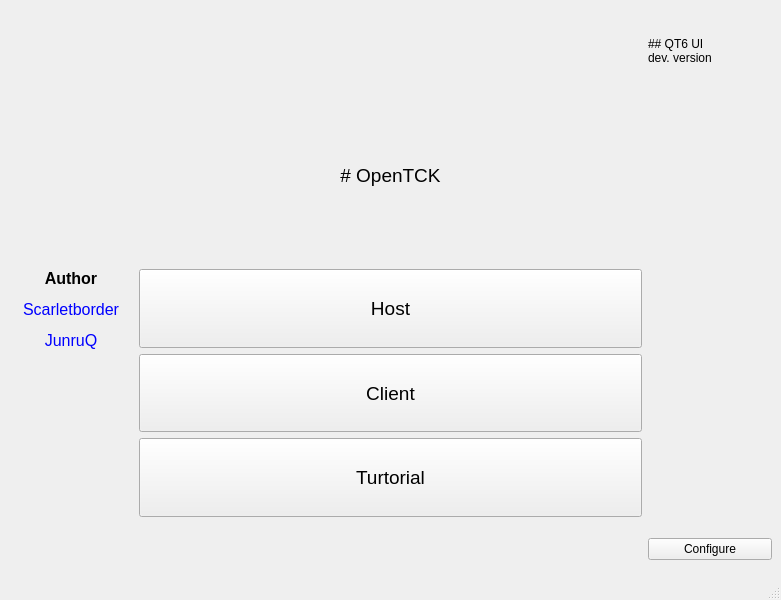
<?xml version="1.0" encoding="UTF-8"?>
<ui version="4.0">
 <class>MainWindow</class>
 <widget class="QMainWindow" name="MainWindow">
  <property name="geometry">
   <rect>
    <x>0</x>
    <y>0</y>
    <width>781</width>
    <height>600</height>
   </rect>
  </property>
  <property name="windowTitle">
   <string>OpenTCK</string>
  </property>
  <widget class="QWidget" name="centralwidget">
   <layout class="QGridLayout" name="gridLayout_2">
    <item row="0" column="0">
     <layout class="QGridLayout" name="gridLayout" rowstretch="1,2,2,1,0,0" columnstretch="1,2,2,1">
      <item row="5" column="2">
       <spacer name="verticalSpacer_2">
        <property name="orientation">
         <enum>Qt::Vertical</enum>
        </property>
        <property name="sizeHint" stdset="0">
         <size>
          <width>20</width>
          <height>40</height>
         </size>
        </property>
       </spacer>
      </item>
      <item row="1" column="1" rowspan="3" colspan="2">
       <layout class="QVBoxLayout" name="verticalLayout_3" stretch="2,3">
        <item>
         <layout class="QVBoxLayout" name="verticalLayout">
          <property name="leftMargin">
           <number>60</number>
          </property>
          <property name="rightMargin">
           <number>60</number>
          </property>
          <property name="bottomMargin">
           <number>10</number>
          </property>
          <item>
           <widget class="QLabel" name="Logo_Label">
            <property name="font">
             <font>
              <pointsize>14</pointsize>
             </font>
            </property>
            <property name="text">
             <string># OpenTCK</string>
            </property>
            <property name="textFormat">
             <enum>Qt::MarkdownText</enum>
            </property>
            <property name="alignment">
             <set>Qt::AlignCenter</set>
            </property>
           </widget>
          </item>
         </layout>
        </item>
        <item>
         <layout class="QVBoxLayout" name="verticalLayout_2" stretch="1,1,1">
          <item>
           <widget class="QPushButton" name="Host_btn">
            <property name="sizePolicy">
             <sizepolicy hsizetype="Expanding" vsizetype="Minimum">
              <horstretch>0</horstretch>
              <verstretch>0</verstretch>
             </sizepolicy>
            </property>
            <property name="font">
             <font>
              <pointsize>14</pointsize>
             </font>
            </property>
            <property name="text">
             <string>Host</string>
            </property>
            <property name="autoRepeat">
             <bool>false</bool>
            </property>
           </widget>
          </item>
          <item>
           <widget class="QPushButton" name="Client_btn">
            <property name="sizePolicy">
             <sizepolicy hsizetype="Expanding" vsizetype="Minimum">
              <horstretch>0</horstretch>
              <verstretch>0</verstretch>
             </sizepolicy>
            </property>
            <property name="font">
             <font>
              <pointsize>14</pointsize>
             </font>
            </property>
            <property name="text">
             <string>Client</string>
            </property>
           </widget>
          </item>
          <item>
           <widget class="QPushButton" name="Turtorial_btn">
            <property name="sizePolicy">
             <sizepolicy hsizetype="Expanding" vsizetype="Minimum">
              <horstretch>0</horstretch>
              <verstretch>0</verstretch>
             </sizepolicy>
            </property>
            <property name="font">
             <font>
              <pointsize>14</pointsize>
             </font>
            </property>
            <property name="text">
             <string>Turtorial</string>
            </property>
            <property name="icon">
             <iconset theme="applications-games">
              <normaloff>.</normaloff>.</iconset>
            </property>
           </widget>
          </item>
         </layout>
        </item>
       </layout>
      </item>
      <item row="1" column="0">
       <spacer name="horizontalSpacer">
        <property name="orientation">
         <enum>Qt::Horizontal</enum>
        </property>
        <property name="sizeHint" stdset="0">
         <size>
          <width>40</width>
          <height>20</height>
         </size>
        </property>
       </spacer>
      </item>
      <item row="3" column="3">
       <spacer name="horizontalSpacer_2">
        <property name="orientation">
         <enum>Qt::Horizontal</enum>
        </property>
        <property name="sizeHint" stdset="0">
         <size>
          <width>40</width>
          <height>20</height>
         </size>
        </property>
       </spacer>
      </item>
      <item row="0" column="1">
       <spacer name="verticalSpacer">
        <property name="orientation">
         <enum>Qt::Vertical</enum>
        </property>
        <property name="sizeHint" stdset="0">
         <size>
          <width>20</width>
          <height>40</height>
         </size>
        </property>
       </spacer>
      </item>
      <item row="0" column="3">
       <widget class="QLabel" name="Ver_Label">
        <property name="font">
         <font>
          <pointsize>9</pointsize>
         </font>
        </property>
        <property name="text">
         <string>## QT6 UI
dev. version</string>
        </property>
        <property name="textFormat">
         <enum>Qt::MarkdownText</enum>
        </property>
       </widget>
      </item>
      <item row="5" column="3">
       <widget class="QPushButton" name="Conf_btn">
        <property name="text">
         <string>Configure</string>
        </property>
       </widget>
      </item>
      <item row="2" column="0" rowspan="4">
       <widget class="QLabel" name="Author_label">
        <property name="text">
         <string>&lt;!DOCTYPE HTML PUBLIC &quot;-//W3C//DTD HTML 4.0//EN&quot; &quot;http://www.w3.org/TR/REC-html40/strict.dtd&quot;&gt;
&lt;html&gt;&lt;head&gt;&lt;meta name=&quot;qrichtext&quot; content=&quot;1&quot; /&gt;&lt;meta charset=&quot;utf-8&quot; /&gt;&lt;style type=&quot;text/css&quot;&gt;
p, li { white-space: pre-wrap; }
hr { height: 1px; border-width: 0; }
li.unchecked::marker { content: &quot;\2610&quot;; }
li.checked::marker { content: &quot;\2612&quot;; }
&lt;/style&gt;&lt;/head&gt;&lt;body style=&quot; font-family:'Microsoft YaHei UI'; font-size:9pt; font-weight:400; font-style:normal;&quot;&gt;
&lt;p align=&quot;center&quot; style=&quot; margin-top:12px; margin-bottom:12px; margin-left:0px; margin-right:0px; -qt-block-indent:0; text-indent:0px;&quot;&gt;&lt;span style=&quot; font-size:12pt; font-weight:700;&quot;&gt;Author&lt;/span&gt;&lt;/p&gt;
&lt;p align=&quot;center&quot; style=&quot; margin-top:12px; margin-bottom:12px; margin-left:0px; margin-right:0px; -qt-block-indent:0; text-indent:0px;&quot;&gt;&lt;span style=&quot; font-size:12pt; color:#0000ff;&quot;&gt;Scarletborder&lt;/span&gt;&lt;/p&gt;
&lt;p align=&quot;center&quot; style=&quot; margin-top:12px; margin-bottom:12px; margin-left:0px; margin-right:0px; -qt-block-indent:0; text-indent:0px;&quot;&gt;&lt;span style=&quot; font-size:12pt; color:#0000ff;&quot;&gt;JunruQ&lt;/span&gt;&lt;/p&gt;&lt;/body&gt;&lt;/html&gt;</string>
        </property>
        <property name="alignment">
         <set>Qt::AlignHCenter|Qt::AlignTop</set>
        </property>
       </widget>
      </item>
     </layout>
    </item>
   </layout>
  </widget>
  <widget class="QStatusBar" name="statusbar"/>
  <widget class="QMenuBar" name="menubar">
   <property name="geometry">
    <rect>
     <x>0</x>
     <y>0</y>
     <width>781</width>
     <height>21</height>
    </rect>
   </property>
  </widget>
 </widget>
 <resources/>
 <connections/>
</ui>
